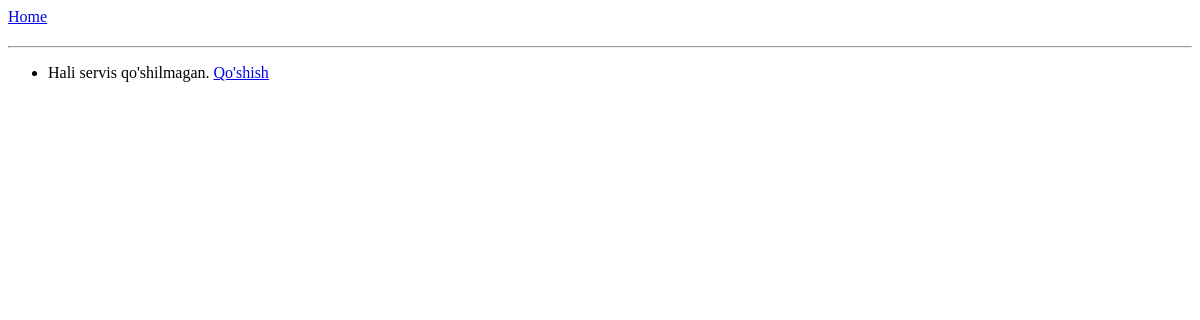
/services/, run on an earlier commit of the app's database.
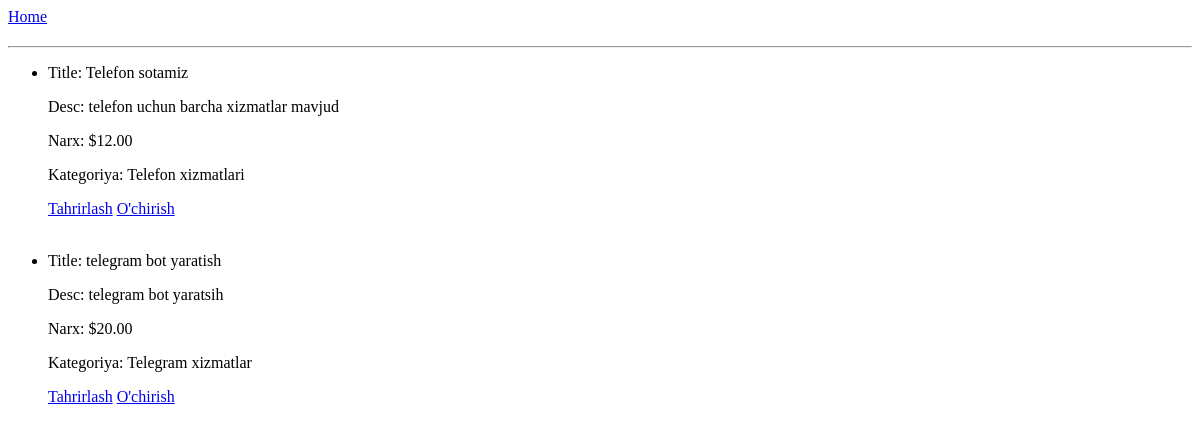
And on a later commit of the database.
### services/models.py (models this page shows, shortened)
class Services(models.Model):
    title = models.CharField(max_length=50)
    desc = models.TextField()
    price = models.DecimalField(max_digits=12, decimal_places=2)
    category = models.ForeignKey(Category, on_delete=models.CASCADE)
    created_at = models.DateTimeField(auto_now_add=True)
    class Meta:
        db_table = 'services'
        ordering = ['-id']

class Category(models.Model):
    name = models.CharField(max_length=50)
    desc = models.TextField()
    created_at = models.DateTimeField()
    class Meta:
        db_table = 'category'

### services/views.py (the view)
# urls.py: path('', ServicesList.as_view(), name='servis_list'),
class ServicesList(View):
    def get(self, request):
        service = Services.objects.all()
        return render(request, 'crud/servis_list.html', {'service': service})

### templates/crud/servis_list.html
<div style="margin-bottom: 20px;">
    <a href="/">Home</a>
</div>
<hr>
<ul>
    {% for el in service %}
    <li>
        <p>Title: {{ el.title }}</p>
        <p>Desc: {{ el.desc }}</p>
        <p>Narx: ${{ el.price }}</p>
        <p>Kategoriya: {{ el.category.name }}</p>
        <a href="{% url 'servis_update' el.id %}">Tahrirlash</a>
        <a href="{% url 'servis_delete' el.id%}">O'chirish</a>
    </li>
    <br> {% empty %}
    <li>Hali servis qo'shilmagan. <a href="{% url 'servis_add' %}">Qo'shish</a></li>
    {% endfor %}
</ul>

What changed in the data, as far as the page shows it:
added Services: title "Telefon sotamiz", desc "telefon uchun barcha xizmatlar mavjud", price "12.00", category.name "Telefon xizmatlari"
added Services: title "telegram bot yaratish", desc "telegram bot yaratsih", price "20.00", category.name "Telegram xizmatlar"
Also different on the page:
text no longer shown: "Hali servis qo'shilmagan. Qo'shish"
